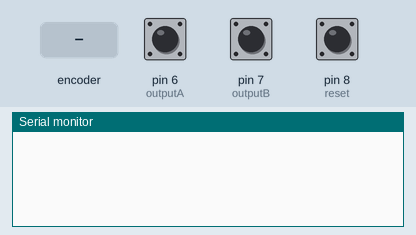
A sketch run on a simulated Arduino Uno, built with avr-gcc and run on an emulated ATmega328P. Parts: the last lines printed to the serial monitor. Inputs (shaded band) come from the test bench; at power-on: pin 6 (outputA) HIGH, pin 7 (outputB) HIGH, pin 8 (reset) LOW.

Above: at 1.2 s.
1.3 s: rotary encoder on pin 6 (outputA) / pin 7 (outputB) turned 1 step (first pin leading)
At 2.6 s:
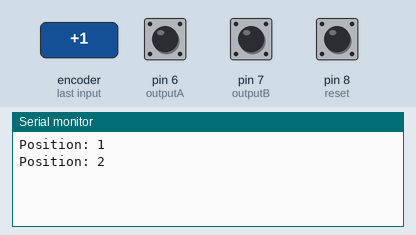
3.0 s: rotary encoder on pin 6 (outputA) / pin 7 (outputB) turned 1 step (first pin leading)
At 4.1 s:
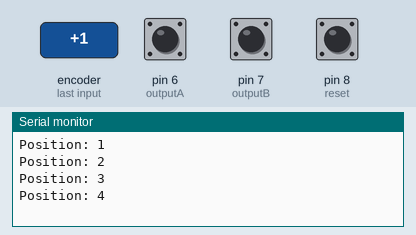
Timing chart, 0 to 6.0 s (numbered marks = the images above; inputs shaded):
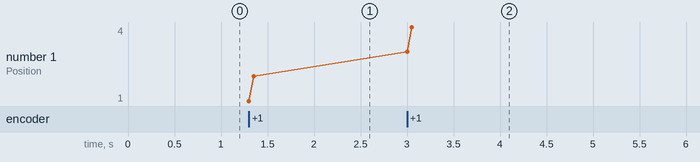

The sketch:

Rotary_Encoder.ino
```cpp
/*     Arduino Rotary Encoder Tutorial
 *
 *  by Dejan Nedelkovski, www.HowToMechatronics.com
 *
 */

 #define outputA 6
 #define outputB 7
 #define reset 8
 int counter = 0;
 int aState;
 int aLastState;
 int reseter;
 void setup() {
   pinMode (outputA,INPUT);
   pinMode (outputB,INPUT);

   Serial.begin (9600);
   // Reads the initial state of the outputA
   aLastState = digitalRead(outputA);

 }
 void loop() {
   aState = digitalRead(outputA); // Reads the "current" state of the outputA
   reseter = digitalRead(reset);
   // If the previous and the current state of the outputA are different, that means a Pulse has occured
   if (aState != aLastState){
     // If the outputB state is different to the outputA state, that means the encoder is rotating clockwise
     if (digitalRead(outputB) != aState) {
       counter ++;
     } else {
       counter --;
     }
     Serial.print("Position: ");
     Serial.println(counter);
   }
   aLastState = aState; // Updates the previous state of the outputA with the current state
 }
```

Measured:
- after the input at 1.3 s, the serial monitor: prints a new line at once (image 1)
- after the input at 3.0 s, the serial monitor: prints a new line at once (image 2)
- plotted number 1: 2 → 4 after the input at 3.0 s
